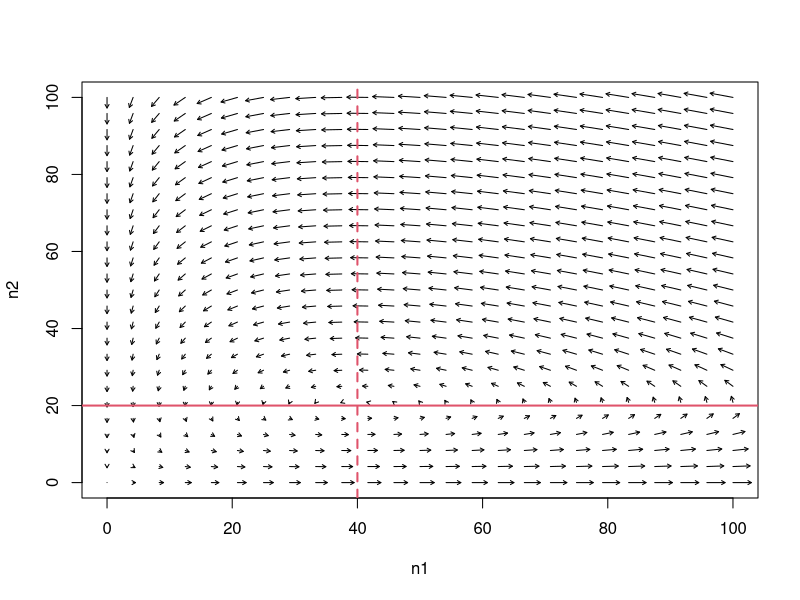
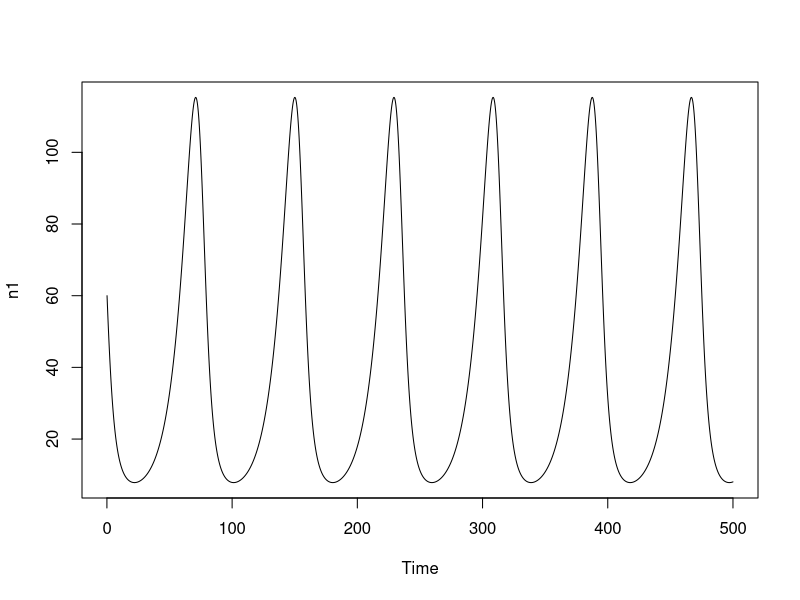
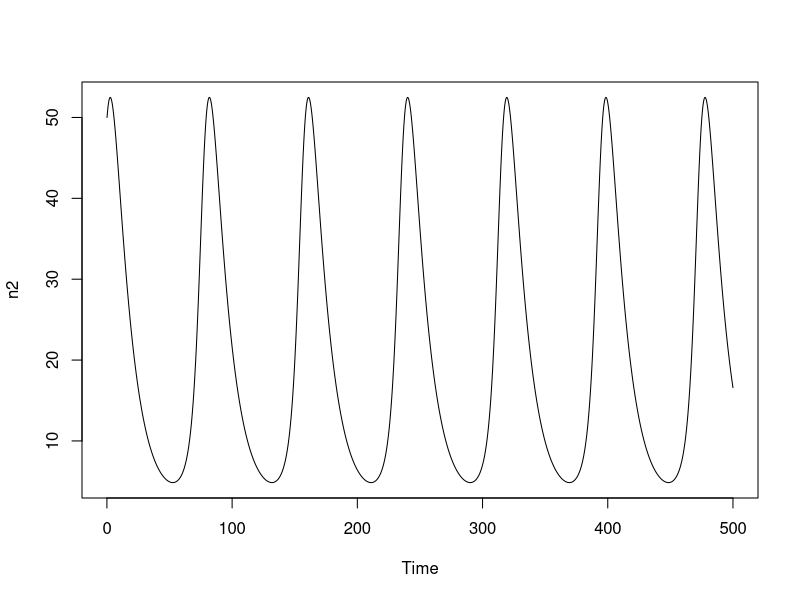
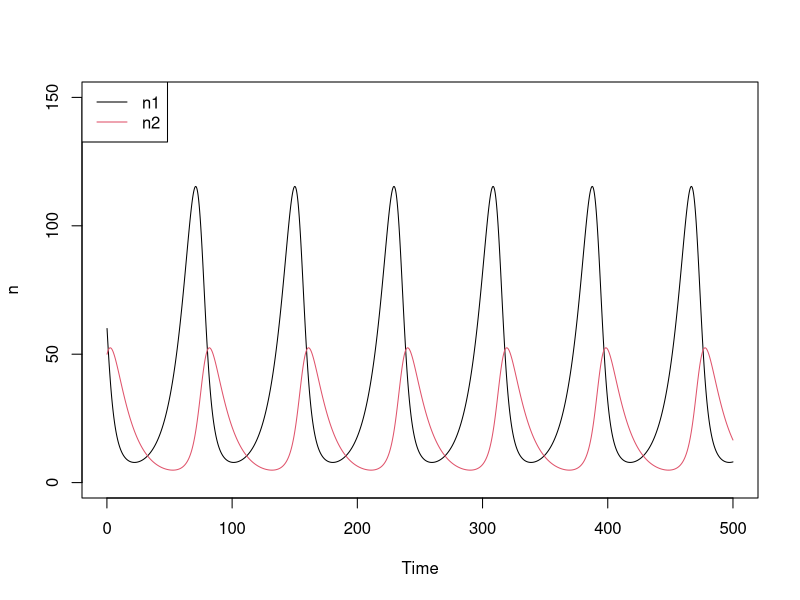
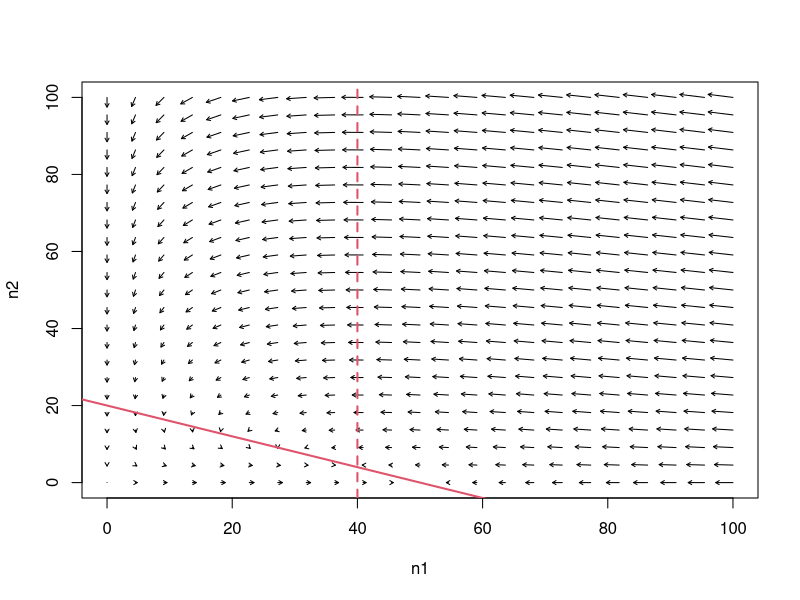
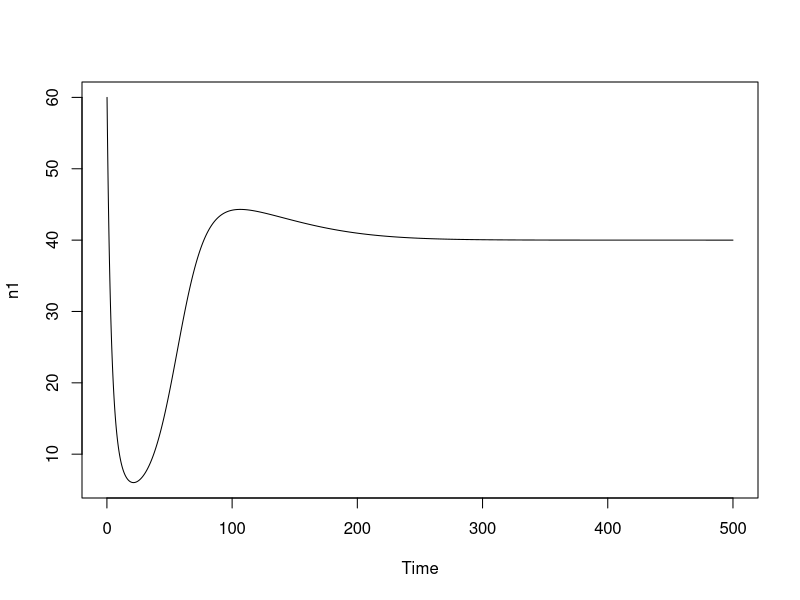
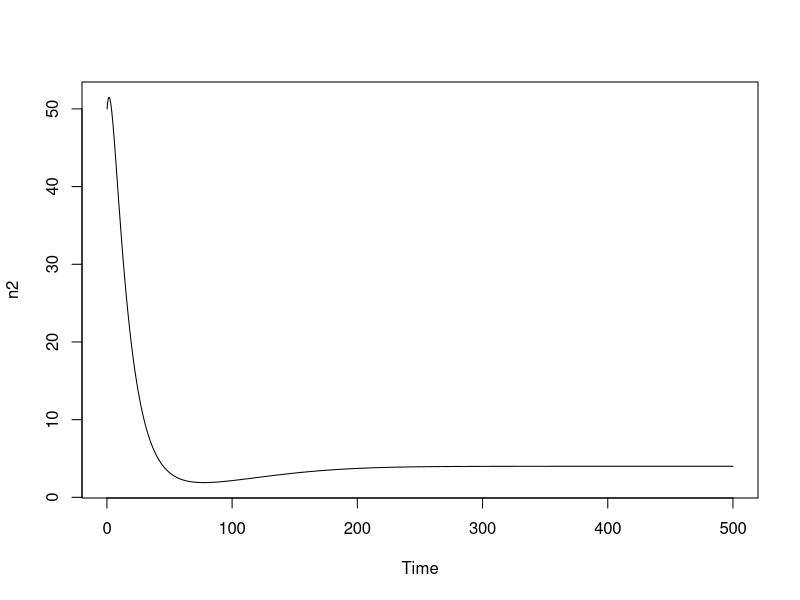
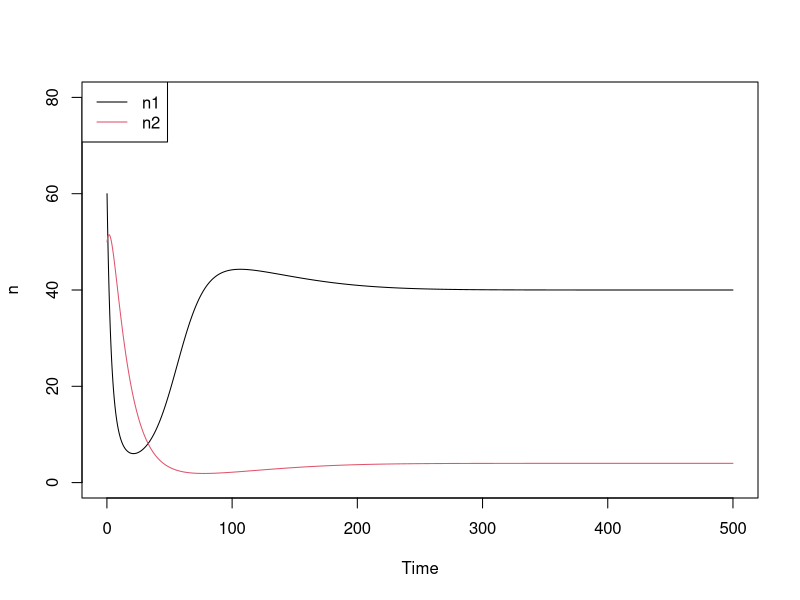

These charts were generated, in order, by the following R code:
# clearing past actions from memory
rm(list=ls())

## lotka-volterra predator-prey model

# creating predator-prey function
predator.prey = function(n1, n2, params) {
  r = params[1]
  alpha = params[2]
  epsilon = params[3]
  mu = params[4]
  
  dn1 = r * n1 - alpha * n1 * n2
  dn2 = epsilon * alpha * n1 * n2 - mu * n2
  
  return(c(dn1, dn2))
}

# creating phase arrows function
phasearrows = function(fun,xlims,ylims,resol=25, col='black',
                       add=F,parms=NULL,jitter=FALSE) {
  if (add==F) {
    plot(1,xlim=xlims, ylim=ylims, type='n',xlab="n1",ylab="n2")
  }
  x = matrix(seq(xlims[1],xlims[2], length=resol), byrow=T, resol,resol)
  y = matrix(seq(ylims[1],ylims[2], length=resol),byrow=F, resol, resol)
  npts = resol*resol
  z = fun(x,y,parms)
  z1 = matrix(z[1:npts], resol, resol)
  z2 = matrix(z[(npts+1):(2*npts)], resol, resol)
  maxx = max(abs(z1))
  maxy = max(abs(z2))
  dt = min( abs(diff(xlims))/maxx, abs(diff(ylims))/maxy)/resol
  lens = sqrt(z1^2 + z2^2)
  lens2 = lens/max(lens) 
  arrows(c(x), c(y), c(x+dt*z1/((lens2)+.1)), c(y+dt*z2/((lens2)+.1)),
         length=.04, col=col)
}

# create phase arrows plot
phasearrows(predator.prey, xlims = c(0,100), ylims = c(0,100),
            parms = c(0.1, 0.005, 0.4, 0.08))

# add null clines, color for easier visualization
abline(h = 0.1 / 0.005, col = 2, lwd = 2) # for dn1 = 0
abline(v = 0.08 / (0.4 * 0.005), lty = 2, col = 2, lwd = 2) # for dn2 = 0

## solving the model

# modified predator-prey model ordinary differential equation
predator.prey.ode = function(curr.time, myvars, params) {
  r = params[1]
  alpha = params[2]
  epsilon = params[3]
  mu = params[4]
  
  n1 = myvars[1]
  n2 = myvars[2]
  
  dn1 = r * n1 - alpha * n1 * n2
  dn2 = epsilon * alpha * n1 * n2 - mu * n2
  
  return(list(c(dn1, dn2)))
}

# load desolve libraby
library(deSolve)

# solve differential equation
out = ode(y = c(60, 50), times = c(1:5000)*0.1,
          func = predator.prey.ode, parms = c(0.1, 0.005, 0.4, 0.08))

# plot n1(t)
plot(out[,1], out[,2], type = "l", xlab = "Time", ylab = "n1")

# plot n2(t)
plot(out[,1], out[,3], type = "l", xlab = "Time", ylab = "n2")

# plot n1(t) and n2(t) in the same plot
plot(out[,1], out[,2], type = "l", ylim = c(0,150), xlab = "Time", ylab = "n")
lines(out[,1], out[,3], col = 2)
legend("topleft", c("n1", "n2"), col = c(1,2), lwd = 1)


## predator-prey model with carrying capacity for the prey

# creating predator-prey function with carrying capacity
predator.prey.K = function(n1, n2, params) {
  r = params[1]
  alpha = params[2]
  epsilon = params[3]
  mu = params[4]
  K1 = params[5]
  
  dn1 = r * n1 * (1 - n1 / K1) - alpha * n1 * n2
  dn2 = epsilon * alpha * n1 * n2 - mu * n2
  
  return(c(dn1, dn2))
}

# create phase arrows plot
phasearrows(predator.prey.K, xlims = c(0,100), ylims = c(0,100),
            parms = c(0.1, 0.005, 0.4, 0.08, 50), resol = 23)

# add null clines, color for easier visualization
abline(0.1 / 0.005, (-0.1 / (50 * 0.005)), col = 2, lwd = 2) # for dn1 = 0
abline(v = 0.08 / (0.4 * 0.005), lty = 2, col = 2, lwd = 2) # for dn2 = 0

# modified predator-prey w/ carrying capacity ODE function
predator.prey.K.ode = function(curr.time, myvars, params) {
  r = params[1]
  alpha = params[2]
  epsilon = params[3]
  mu = params[4]
  K1 = params[5]
  
  n1 = myvars[1]
  n2 = myvars[2]
  
  dn1 = r * n1 * (1 - n1 / K1) - alpha * n1 * n2
  dn2 = epsilon * alpha * n1 * n2 - mu * n2
  
  return(list(c(dn1, dn2)))
}

# solve differential equation
out.K = ode(y = c(60, 50), times = c(1:5000)*0.1,
            func = predator.prey.K.ode, parms = c(0.1, 0.005, 0.4, 0.08, 50))

# plot n1(t)
plot(out.K[,1], out.K[,2], type = "l", xlab = "Time", ylab = "n1")

# plot n2(t)
plot(out.K[,1], out.K[,3], type = "l", xlab = "Time", ylab = "n2")

# plot n1(t) and n2(t) in the same plot
plot(out.K[,1], out.K[,2], type = "l", ylim = c(0,80),
     xlab = "Time", ylab = "n")
lines(out.K[,1], out.K[,3], col = 2)
legend("topleft", c("n1", "n2"), col = c(1,2), lwd = 1)


## finding circumstances for invasion

# testing with initial conditions n1 = K1 = 50 and n2 = 1
out.50 = ode(y = c(50, 1), times = c(1:5000)*0.1,
            func = predator.prey.K.ode, parms = c(0.1, 0.005, 0.4, 0.08, 50))

plot(out.50[,1], out.50[,2], type = "l", ylim = c(0,80),
     xlab = "Time", ylab = "n")
lines(out.50[,1], out.50[,3], col = 2)
abline(h = 50, lty = 2)
abline(h = 0, lty = 2)
legend("topleft", c("n1", "n2"), col = c(1,2), lwd = 1)
title("Predator invasion with K1 = 50")

# testing with initial conditions n1 = K1 = 25 and n2 = 1
out.25 = ode(y = c(25, 1), times = c(1:5000)*0.1,
             func = predator.prey.K.ode, parms = c(0.1, 0.005, 0.4, 0.08, 25))

plot(out.25[,1], out.25[,2], type = "l", ylim = c(0,40),
     xlab = "Time", ylab = "n")
lines(out.25[,1], out.25[,3], col = 2)
abline(h = 25, lty = 2)
abline(h = 0, lty = 2)
legend("topleft", c("n1", "n2"), col = c(1,2), lwd = 1)
title("Predator invasion with K1 = 25")

# testing with initial conditions n1 = K1 = 75 and n2 = 1
out.75 = ode(y = c(75, 1), times = c(1:5000)*0.1,
             func = predator.prey.K.ode, parms = c(0.1, 0.005, 0.4, 0.08, 75))

plot(out.75[,1], out.75[,2], type = "l", ylim = c(0,100),
     xlab = "Time", ylab = "n")
lines(out.75[,1], out.75[,3], col = 2)
abline(h = 75, lty = 2)
abline(h = 0, lty = 2)
legend("topleft", c("n1", "n2"), col = c(1,2), lwd = 1)
title("Predator invasion with K1 = 75")

# testing with initial conditions n1 = K1 = 100 and n2 = 1
out.100 = ode(y = c(100, 1), times = c(1:5000)*0.1,
             func = predator.prey.K.ode, parms = c(0.1, 0.005, 0.4, 0.08, 100))

plot(out.100[,1], out.100[,2], type = "l", ylim = c(0,120),
     xlab = "Time", ylab = "n")
lines(out.100[,1], out.100[,3], col = 2)
abline(h = 100, lty = 2)
abline(h = 0, lty = 2)
legend("topleft", c("n1", "n2"), col = c(1,2), lwd = 1)
title("Predator invasion with K1 = 100")

# testing with initial conditions n1 = K1 = 10 and n2 = 1
out.10 = ode(y = c(10, 1), times = c(1:5000)*0.1,
             func = predator.prey.K.ode, parms = c(0.1, 0.005, 0.4, 0.08, 10))

plot(out.10[,1], out.10[,2], type = "l", ylim = c(0,15),
     xlab = "Time", ylab = "n")
lines(out.10[,1], out.10[,3], col = 2)
abline(h = 10, lty = 2)
abline(h = 0, lty = 2)
legend("topleft", c("n1", "n2"), col = c(1,2), lwd = 1)
title("Predator invasion with K1 = 10")

# testing with initial conditions n1 = K1 = 1000 and n2 = 1
out.1000 = ode(y = c(1000, 1), times = c(1:50000)*0.1,
              func = predator.prey.K.ode, parms = c(0.1, 0.005, 0.4, 0.08, 1000))

plot(out.1000[,1], out.1000[,2], type = "l", ylim = c(0,1200),
     xlab = "Time", ylab = "n")
lines(out.1000[,1], out.1000[,3], col = 2)
abline(h = 1000, lty = 2)
abline(h = 0, lty = 2)
legend("topleft", c("n1", "n2"), col = c(1,2), lwd = 1)
title("Predator invasion with K1 = 1000")

# testing with initial conditions n1 = K1 = 30 and n2 = 1
out.30 = ode(y = c(30, 1), times = c(1:5000)*0.1,
             func = predator.prey.K.ode, parms = c(0.1, 0.005, 0.4, 0.08, 30))

plot(out.30[,1], out.30[,2], type = "l", ylim = c(0,40),
     xlab = "Time", ylab = "n")
lines(out.30[,1], out.30[,3], col = 2)
abline(h = 30, lty = 2)
abline(h = 0, lty = 2)
legend("topleft", c("n1", "n2"), col = c(1,2), lwd = 1)
title("Predator invasion with K1 = 30")

# testing with initial conditions n1 = K1 = 40 and n2 = 1
out.40 = ode(y = c(40, 1), times = c(1:5000)*0.1,
             func = predator.prey.K.ode, parms = c(0.1, 0.005, 0.4, 0.08, 40))

plot(out.40[,1], out.40[,2], type = "l", ylim = c(0,50),
     xlab = "Time", ylab = "n")
lines(out.40[,1], out.40[,3], col = 2)
abline(h = 40, lty = 2)
abline(h = 0, lty = 2)
legend("topleft", c("n1", "n2"), col = c(1,2), lwd = 1)
title("Predator invasion with K1 = 40")
